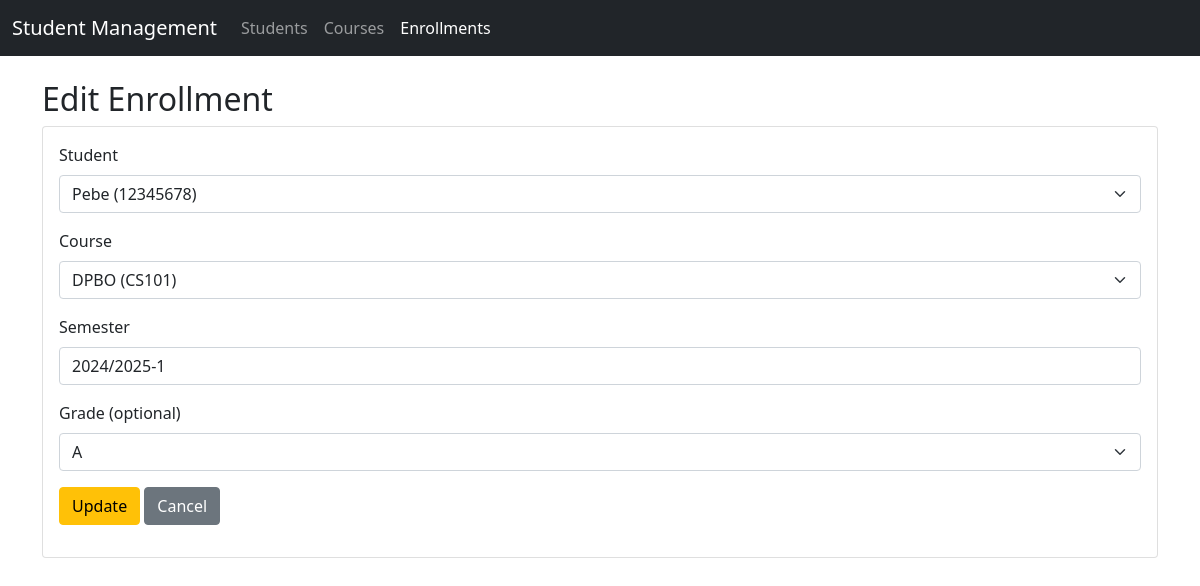
The app's page /project/index.php?controller=enrollment&action=edit&id=1 with its own data.
### tables this page shows
CREATE TABLE IF NOT EXISTS `enrollments` (
  `id` int(11) NOT NULL AUTO_INCREMENT,
  `student_id` int(11) NOT NULL,
  `course_id` int(11) NOT NULL,
  `semester` varchar(20) NOT NULL,
  `grade` varchar(2) DEFAULT NULL,
  PRIMARY KEY (`id`),
  KEY `student_id` (`student_id`),
  KEY `course_id` (`course_id`),
  CONSTRAINT `enrollments_ibfk_1` FOREIGN KEY (`student_id`) REFERENCES `students` (`id`) ON DELETE CASCADE,
  CONSTRAINT `enrollments_ibfk_2` FOREIGN KEY (`course_id`) REFERENCES `courses` (`id`) ON DELETE CASCADE
);

CREATE TABLE IF NOT EXISTS `students` (
  `id` int(11) NOT NULL AUTO_INCREMENT,
  `name` varchar(100) NOT NULL,
  `nim` varchar(20) NOT NULL,
  `phone` varchar(15) NOT NULL,
  `join_date` date NOT NULL,
  PRIMARY KEY (`id`)
);

CREATE TABLE IF NOT EXISTS `courses` (
  `id` int(11) NOT NULL AUTO_INCREMENT,
  `code` varchar(10) NOT NULL,
  `name` varchar(100) NOT NULL,
  `credits` int(1) NOT NULL,
  PRIMARY KEY (`id`)
);

### project/controllers/BaseController.php (called while the page is built, shortened)
<?php
class BaseController
{
    protected function render($view, $data = [])
    {
        extract($data);
        include_once 'views/templates/header.php';
        include_once 'views/' . $view . '.php';
        include_once 'views/templates/footer.php';
    }
}

### project/controllers/EnrollmentController.php (called while the page is built, shortened)
<?php
require_once 'controllers/BaseController.php';
require_once 'models/Enrollment.php';
require_once 'models/Student.php';
require_once 'models/Course.php';
class EnrollmentController extends BaseController
{
    private $enrollment;
    private $student;
    private $course;
    public function __construct()
    {
        $this->enrollment = new Enrollment();
        $this->student = new Student();
        $this->course = new Course();
    }
    public function edit()
    {
        $id = $_GET['id'];
        $enrollment = $this->enrollment->getById($id);
        $students = $this->student->getAll();
        $courses = $this->course->getAll();
        $this->render('enrollments/edit', [
            'enrollment' => $enrollment,
            'students' => $students,
            'courses' => $courses
        ]);
    }
}

### project/models/Student.php (called while the page is built, shortened)
<?php
require_once 'config/connection.php';
class Student
{
    private $conn;
    private $table_name = "students";
    public function __construct()
    {
        $database = new Database();
        $this->conn = $database->getConnection();
    }
    public function getAll()
    {
        $query = "SELECT * FROM " . $this->table_name;
        $result = $this->conn->query($query);
        return $result;
    }
}

### project/config/connection.php (called while the page is built, shortened)
<?php
class Database
{
    private $host = "localhost";
    private $username = "root";
    private $password = "";
    private $db_name = "tp_mvc";
    public function getConnection()
    {
        $this->conn = null;
        try {
            $this->conn = new mysqli($this->host, $this->username, $this->password, $this->db_name);
        } catch (Exception $e) {
            echo "Connection error: " . $e->getMessage();
        }
        return $this->conn;
    }
}

### project/models/Enrollment.php (called while the page is built, shortened)
<?php
require_once 'config/connection.php';
class Enrollment
{
    private $conn;
    private $table_name = "enrollments";
    public function __construct()
    {
        $database = new Database();
        $this->conn = $database->getConnection();
    }
    public function getById($id)
    {
        $query = "SELECT e.*, s.name as student_name, s.nim, c.code as course_code, c.name as course_name
                 FROM " . $this->table_name . " e
                 JOIN students s ON e.student_id = s.id
                 JOIN courses c ON e.course_id = c.id
                 WHERE e.id = ?";
        $stmt = $this->conn->prepare($query);
        $stmt->bind_param("i", $id);
        $stmt->execute();
        $result = $stmt->get_result();
        return $result->fetch_assoc();
    }
}

### project/models/Course.php (called while the page is built, shortened)
<?php
require_once 'config/connection.php';
class Course
{
    private $conn;
    private $table_name = "courses";
    public function __construct()
    {
        $database = new Database();
        $this->conn = $database->getConnection();
    }
    public function getAll()
    {
        $query = "SELECT * FROM " . $this->table_name;
        $result = $this->conn->query($query);
        return $result;
    }
}

### project/views/enrollments/edit.php (the view, shortened to what this page needs)
<h2>Edit Enrollment</h2>
<div class="card">
    <div class="card-body">
        <form action="index.php?controller=enrollment&action=update" method="post">
            <div class="mb-3">
                <label for="student_id" class="form-label">Student</label>
                <select class="form-select" id="student_id" name="student_id" required>
                    <?php
                    $students->data_seek(0);
                    while ($student = $students->fetch_assoc()):
                    ?>
                    <option value="<?php echo $student['id']; ?>"
                        <?php echo ($student['id'] == $enrollment['student_id']) ? 'selected' : ''; ?>>
                        <?php echo $student['name'] . ' (' . $student['nim'] . ')'; ?>
                    </option>
                    <?php endwhile; ?>
                </select>
            </div>
            <div class="mb-3">
                <label for="course_id" class="form-label">Course</label>
                <select class="form-select" id="course_id" name="course_id" required>
                    <?php
                    $courses->data_seek(0);
                    while ($course = $courses->fetch_assoc()):
                    ?>
                    <option value="<?php echo $course['id']; ?>"
                        <?php echo ($course['id'] == $enrollment['course_id']) ? 'selected' : ''; ?>>
                        <?php echo $course['name'] . ' (' . $course['code'] . ')'; ?>
                    </option>
                    <?php endwhile; ?>
                </select>
            </div>
            <div class="mb-3">
                <label for="semester" class="form-label">Semester</label>
                <input type="text" class="form-control" id="semester" name="semester"
                    value="<?php echo $enrollment['semester']; ?>" required>
            </div>
            <div class="mb-3">
                <label for="grade" class="form-label">Grade (optional)</label>
                <select class="form-select" id="grade" name="grade">
                    <option value="A" <?php echo ($enrollment['grade'] == 'A') ? 'selected' : ''; ?>>A</option>
                </select>
            </div>
            <div class="mb-3">
                <button type="submit" class="btn btn-warning">Update</button>
                <a href="index.php?controller=enrollment&action=index" class="btn btn-secondary">Cancel</a>
            </div>
        </form>
    </div>
</div>

### records on screen
enrollments: student_id "Pebe (12345678)", course_id "DPBO (CS101)", semester "2024/2025-1", grade "A"
